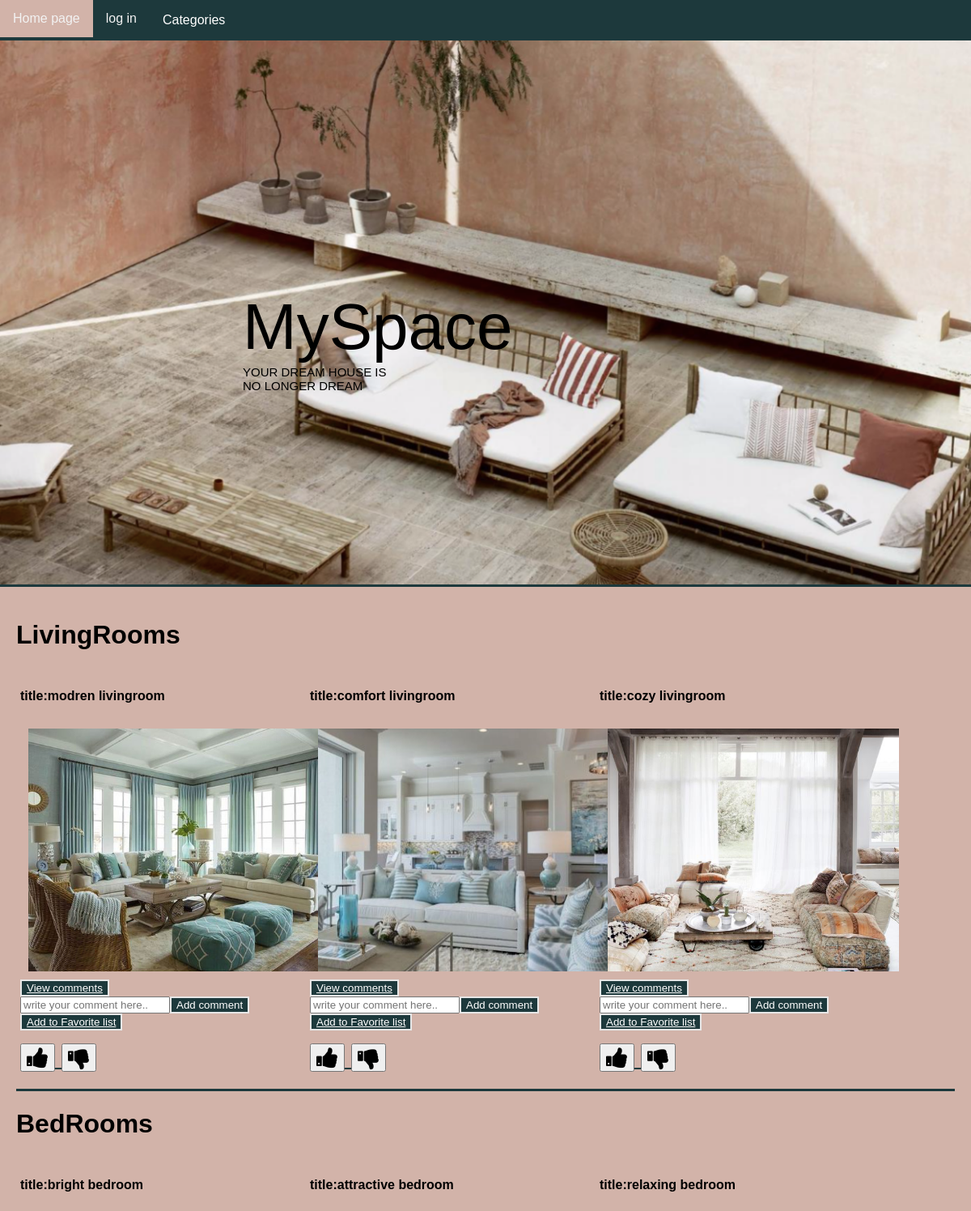
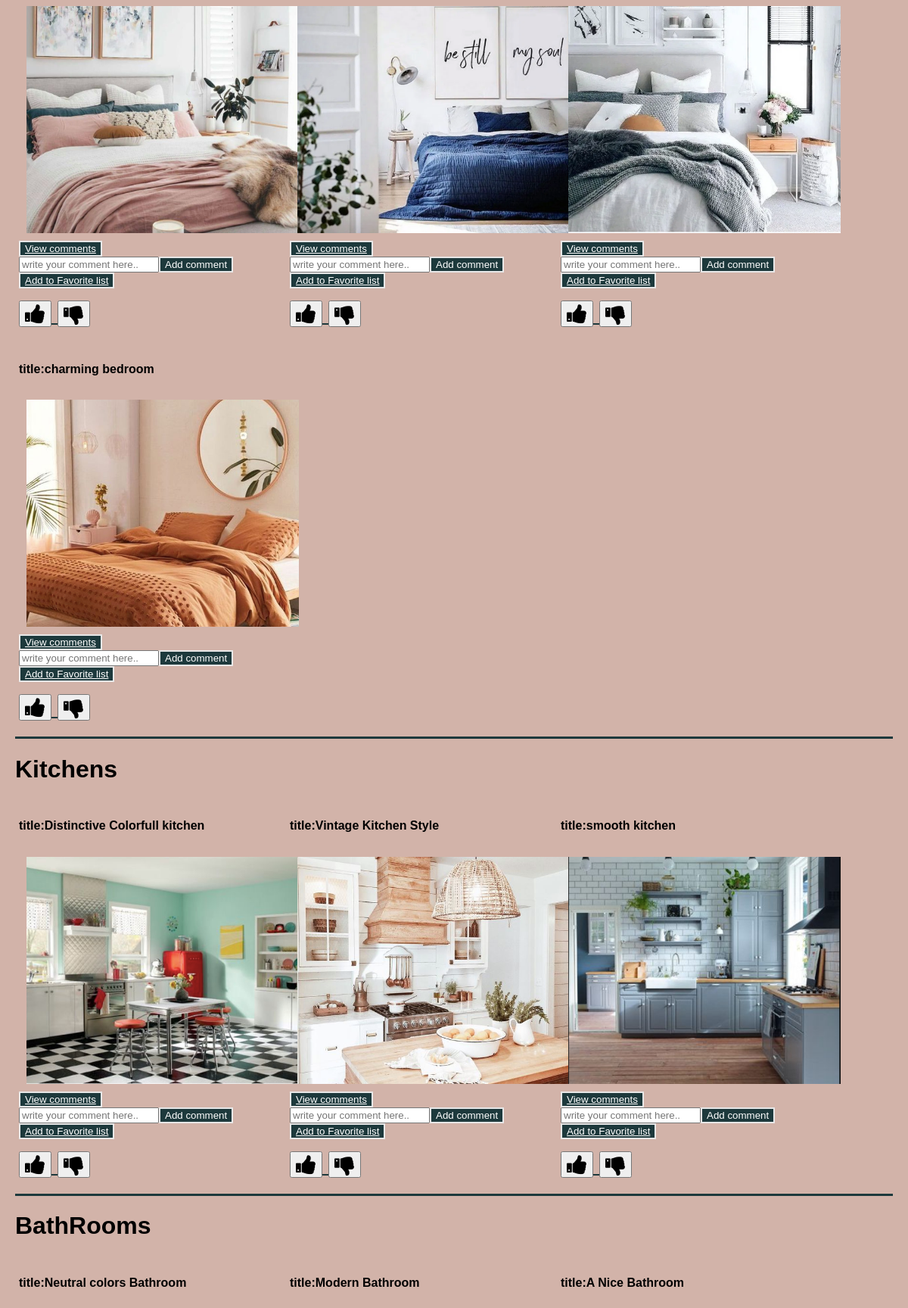
Screenshot of /html/Home.php (upper part) with the database file from the repository (2 pictures, top to bottom).
### tables this page shows
CREATE TABLE `artwork` (
  `workId` int(10) NOT NULL,
  `title` varchar(40) NOT NULL,
  `Artist` varchar(20) NOT NULL,
  `colorPattern` blob DEFAULT NULL,
  `Date` date NOT NULL,
  `Description` varchar(500) NOT NULL,
  `Artwork` blob NOT NULL,
  `category` varchar(20) NOT NULL,
  `comment_able` tinyint(1) NOT NULL
);

### html/Home.php (the view, shortened to what this page needs)
<?php
  include_once "/opt/lampp/htdocs/MySpace/html/DBH.php";
?>
<!DOCTYPE html>
<html>
  <head>
    <link rel="stylesheet" type="text/css" href="../CSS/Home.css">
    <link rel="stylesheet" href="https://cdnjs.cloudflare.com/ajax/libs/font-awesome/4.7.0/css/font-awesome.min.css">
  </head>
  <body>
    <div class="topnav">
      <div class="dropdown">
        <button class="dropbtn">Categories</button>
      </div>
      <?php
          if(!isset($_SESSION['username']) || $_SESSION['username']==""){
            echo '<a href="#Home">Home page</a>';
            echo'<a href="Login.php">log in</a>';
          }
      ?>
    </div>
    <div class=header>
      <div class="slideshow-container">
        <div class="mySlides fade">
            <img src=" ../img/h2.png" style="width:100%;">
            <div class="headerText" id="nameOfWebsite">MySpace</div>
            <div class="headerQuote">YOUR DREAM HOUSE IS<br> NO LONGER DREAM</div>
        </div>
    </div>
  </div>
  <div class="Center">
      <h1 id="livingrooms"><strong>LivingRooms<strong></h1>
      <div calss=Content>
        <div class="row">
        <?php
          $sql = "SELECT * FROM artwork
                  WHERE category='LivingRooms'";
          $result = mysqli_query($conn, $sql);
          $resultCheck= mysqli_num_rows($result);
          if ($resultCheck > 0) {
          while($row = mysqli_fetch_assoc($result)) {
            echo'<div class="column">';
            echo'<div class="dropdown">';
            echo'<h4> title:' . $row["title"].'</h4> ';
            $folder ='../img/';
            $image_name= $row['Artwork'];
            echo'<img style= "width="300" height="300"" src="'.$folder.$image_name.'">';
              if( $row["comment_able"]=='0'){
                echo '<button class="button button4">
                        <a style="color:white"href="ViewComments.php?workId='.$row["workId"].'">View comments</a>
                      </button>';
                echo '<form name="form" action="AddComment.php" method="get">';
                echo '<input type="text" id="comment" name="comment" placeholder="write your comment here..">';
                echo '<button type="submit" class="button button4">
                          <a style="color:white">Add comment</a>
                          </button>';
                echo '</form>';
                  }
            echo '<button class="button button4">
                    <a style="color:white"href="AddToFavoriteList.php?workId='.$row["workId"].'">Add to Favorite list</a>
                  </button>';
            echo'<p><span>';
            echo'
                  <a style="font-size:29px; color:rgb(29, 57, 60)" href="Like.php?workId='.$row["workId"].'">
                    <button class="fa fa-thumbs-up"></button>
                  </a>';
            echo' <a style="font-size:29px; color:rgb(29, 57, 60)" href="Dislike.php?workId='.$row["workId"].'">
                    <button class="fa fa-thumbs-down"></button>
                  </a>
                  </span></p>';
            echo'</div>';
            echo'</div>';
          }
         } else {
          echo '<h1><strong>No LivingRooms<strong></h1>';
         }
        ?>
          </div>
          </div>
  <h1 id="bedrooms"><strong>BedRooms<strong></h1>
    <div calss=Content>
     <div class="row">
      <?php
        $sql = "SELECT * FROM artwork
                WHERE category='BedRooms'";
        $result = mysqli_query($conn, $sql);
        $resultCheck= mysqli_num_rows($result);
        if ($resultCheck > 0) {
          while($row = mysqli_fetch_assoc($result)) {
            echo'<div class="column">';
            echo'<div class="dropdown">';
            echo'<h4> title:' . $row["title"].'</h4> ';
            $folder ='../img/';
            $image_name= $row['Artwork'];
            echo'<img style= "width="300" height="300"" src="'.$folder.$image_name.'">';
                if( $row["comment_able"]=='0'){
                  echo '<button class="button button4">
                          <a style="color:white"href="ViewComments.php?workId='.$row["workId"].'">View comments</a>
                        </button>';
                  echo '<form name="form" action="AddComment.php" method="get">';
                  echo '<input type="text" id="comment" name="comment" placeholder="write your comment here..">';
                  echo '<button type="submit" class="button button4">
                            <a style="color:white">Add comment</a>
                            </button>';
                  echo '</form>';
                    }
            echo '<button class="button button4">
                    <a style="color:white"href="AddToFavoriteList.php?workId='.$row["workId"].'">Add to Favorite list</a>
            </button>';
            echo'<p><span>';
            echo'
                  <a style="font-size:29px; color:rgb(29, 57, 60)" href="Like.php?workId='.$row["workId"].'">
                    <button class="fa fa-thumbs-up"></button>
                  </a>';
            echo' <a style="font-size:29px; color:rgb(29, 57, 60)" href="Dislike.php?workId='.$row["workId"].'">
                    <button class="fa fa-thumbs-down"></button>
                  </a>
                  </span></p>';
            echo'</div>';
            echo'</div>';
        }
       } else {
        echo '<h1><strong>No BedRooms<strong></h1>';
       }
      ?>
      </div>
  </div>
  <h1 id="kitchens"><strong>Kitchens<strong></h1>
    <div calss=Content>
      <div class="row">
      <?php
        $sql = "SELECT * FROM artwork
                WHERE category='Kitchens'";
        $result = mysqli_query($conn, $sql);
        $resultCheck= mysqli_num_rows($result);
        if ($resultCheck > 0) {
        while($row = mysqli_fetch_assoc($result)) {
          echo'<div class="column">';
          echo'<div class="dropdown">';
          echo'<h4> title:' . $row["title"].'</h4> ';
          $folder ='../img/';
          $image_name= $row['Artwork'];
          echo'<img style= "width="300" height="300"" src="'.$folder.$image_name.'">';
              if( $row["comment_able"]=='0'){
                echo '<button class="button button4">
                        <a style="color:white"href="ViewComments.php?workId='.$row["workId"].'">View comments</a>
                      </button>';
                echo '<form name="form" action="AddComment.php" method="get">';
                echo '<input type="text" id="comment" name="comment" placeholder="write your comment here..">';
                echo '<button type="submit" class="button button4">
                          <a style="color:white">Add comment</a>
                          </button>';
                echo '</form>';
                  }
          echo '<button class="button button4">
                  <a style="color:white"href="AddToFavoriteList.php?workId='.$row["workId"].'">Add to Favorite list</a>
          </button>';
          echo'<p><span>';
          echo'
                <a style="font-size:29px; color:rgb(29, 57, 60)" href="Like.php?workId='.$row["workId"].'">
                  <button class="fa fa-thumbs-up"></button>
                </a>';
          echo' <a style="font-size:29px; color:rgb(29, 57, 60)" href="Dislike.php?workId='.$row["workId"].'">
                  <button class="fa fa-thumbs-down"></button>
                </a>
                </span></p>';
          echo'</div>';
          echo'</div>';
        }
       } else {
        echo '<h1><strong>No Kitchens<strong></h1>';
       }
      ?>
        </div>
        </div>
  <h1 id="bathrooms"><strong>BathRooms<strong></h1>
    <div calss=Content>
      <div class="row">
      <?php
        $sql = "SELECT * FROM artwork
                WHERE category='BathRooms'";
        $result = mysqli_query($conn, $sql);
        $resultCheck= mysqli_num_rows($result);
        if ($resultCheck > 0) {
        while($row = mysqli_fetch_assoc($result)) {
          echo'<div class="column">';
          echo'<div class="dropdown">';
          echo'<h4> title:' . $row["title"].'</h4> ';
          echo'</div>';
          echo'</div>';
        }
       }  else {
        echo '<h1><strong>No BathRooms<strong></h1>';
       }
      ?>
        </div>
        </div>
  </div>
      </body>
    </html>

### CSS/Home.css (style rules this page uses)
body { background:#e3e1e0; padding: 0px; margin: 0px; font-family: Verdana, sans-serif; }
.topnav { display: inline-block; background-color: #1d393c; width:100%; }
.topnav a { float:left; display: block; color: #f2f2f2; text-align: center; padding: 14px 16px; text-decoration: none; }
.dropbtn { background-color: #1d393c; color: white; padding: 16px; font-size: 16px; border: none; }
.dropdown { position: relative; display: inline-block; }
.header { height: 56vw; overflow: hidden; background-color: #d2b3a9; object-position: center; object-fit: contain; position: relative; border-bottom: 3px solid #1d393c; }
.mySlides { display: none; }
img { vertical-align: middle; }
.slideshow-container { max-width: 1450px; position: relative; margin:0px 0px 0px 0px; }
.fade { -webkit-animation-name: fade; -webkit-animation-duration: 1.5s; animation-name: fade; animation-duration: 1.5s; }
.headerText { position: absolute; left: 0; top: 1%; width: 100%; padding: 300px ; text-align: center right; font-size: 80px; text-decoration: none; color: black; }
.headerQuote { position: absolute; left: 0; top: 13%; width: 100%; padding: 300px ; text-align: center right; font-size: 15px; text-decoration: none; color: black; }
.Center { background-color: #d2b3a9; width: auto; height: auto; padding: 20px; display: inline-block; position:relative; align-items: center; object-fit:cover; }
.column { float: left; width: 30%; padding: 5px; }
.row:after { content: ""; display: table; clear: both; }
.row { border-bottom: 3px solid #1d393c; margin-bottom:0px; top:0%; left: 0%; }
.row img { vertical-align: middle; width:30vw; min-width: 90%; min-height: 100%; object-position: center; padding: 5px; margin: 5px; object-fit:cover; }
.button4 { background-color: rgb(29, 57, 60); color: white; border: 2px solid #e7e7e7; }

### rows the page displays
artwork: title "modren livingroom", Artwork (picture)
artwork: title "comfort livingroom", Artwork (picture)
artwork: title "cozy livingroom", Artwork (picture)
artwork: title "bright bedroom", Artwork (picture)
artwork: title "attractive bedroom", Artwork (picture)
artwork: title "relaxing bedroom", Artwork (picture)
artwork: title "charming bedroom", Artwork (picture)
artwork: title "Distinctive Colorfull kitchen", Artwork (picture)
artwork: title "Vintage Kitchen Style", Artwork (picture)
artwork: title "smooth kitchen", Artwork (picture)
artwork: title "Neutral colors Bathroom"
artwork: title "Modern Bathroom"
artwork: title "A Nice Bathroom"
